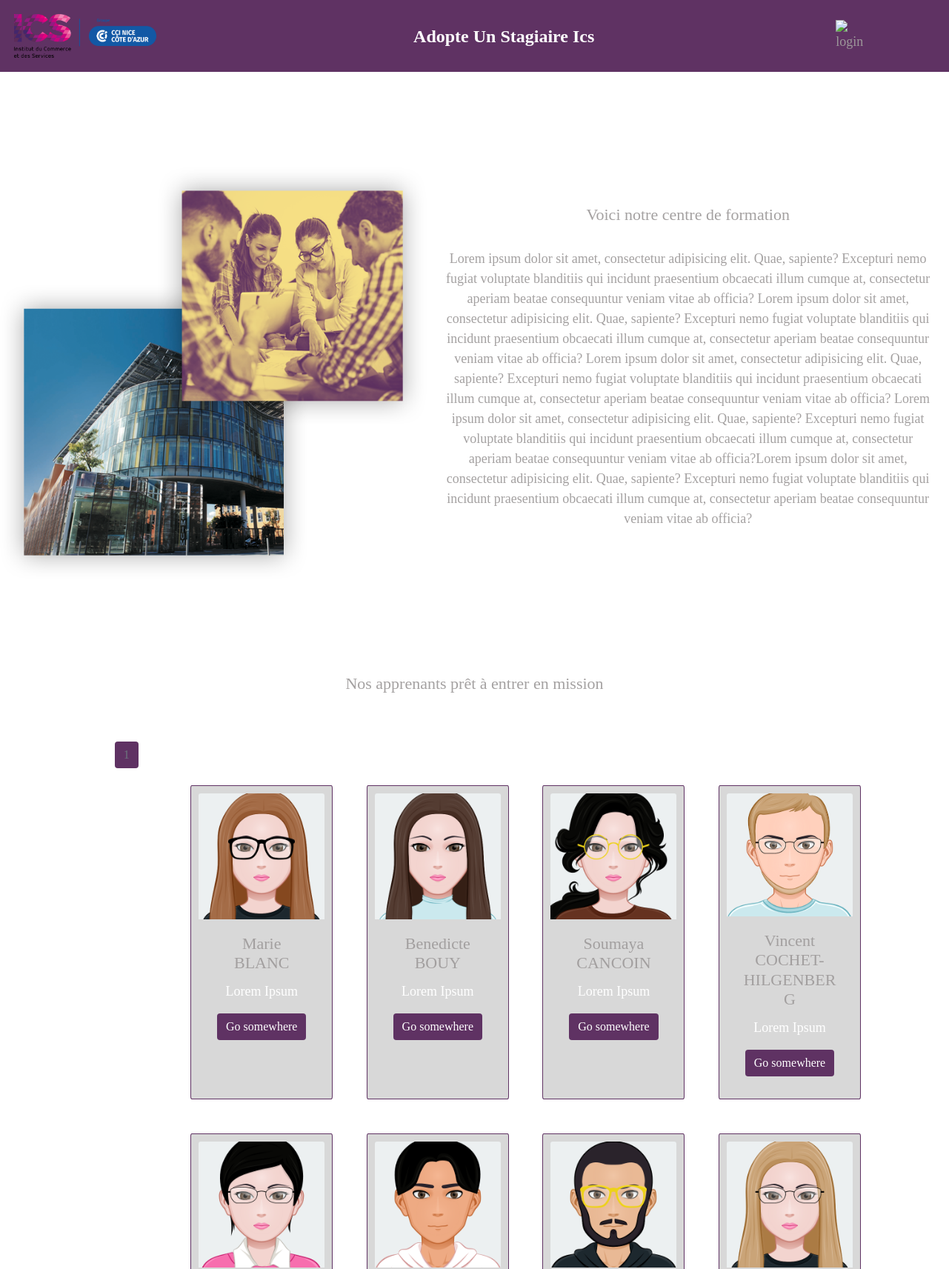
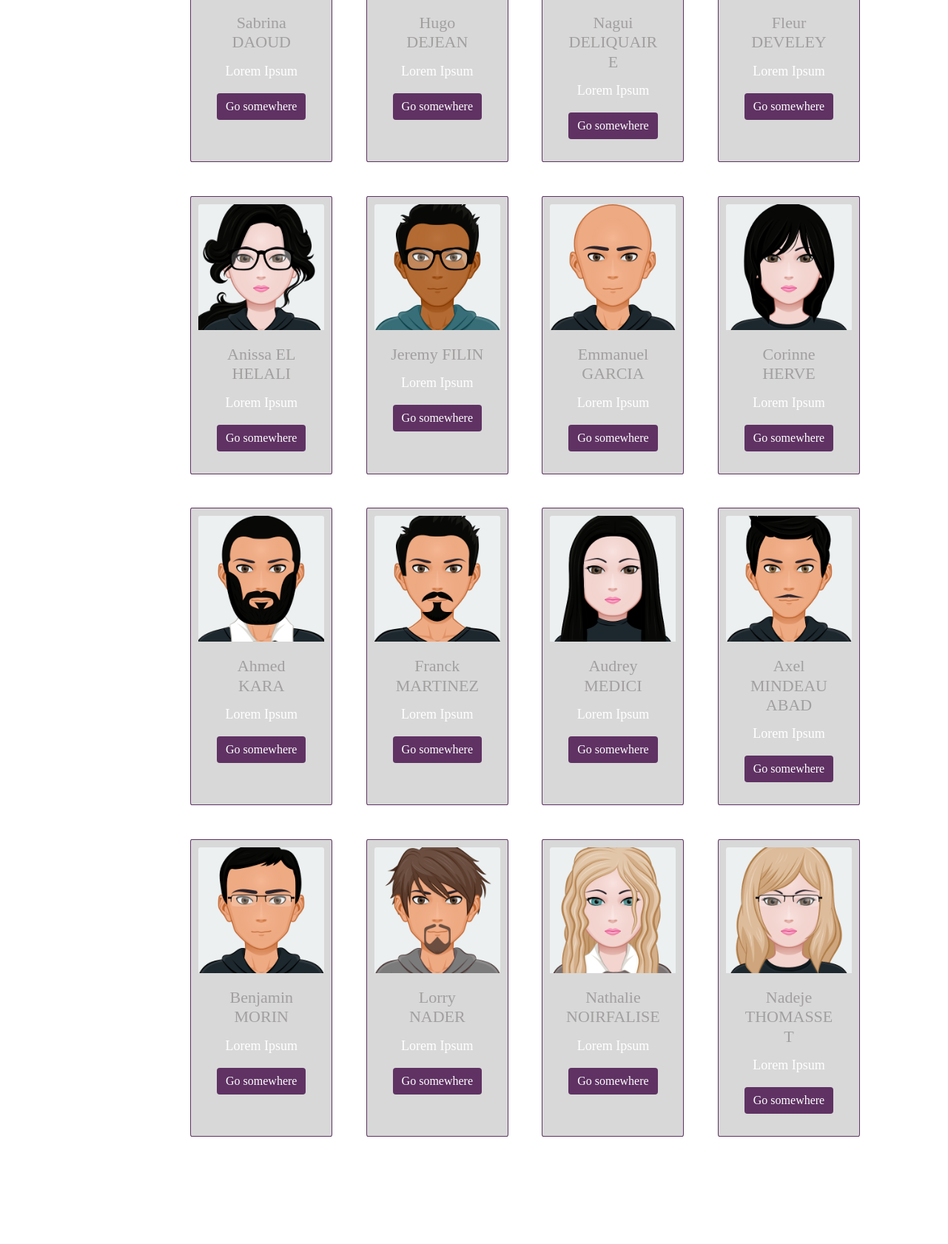
The page / (upper part) on the database its author committed (2 pictures, top to bottom).
### tables this page shows
CREATE TABLE IF NOT EXISTS `stagiaire` (
  `stagiaire_id` int(11) NOT NULL AUTO_INCREMENT,
  `stagiaire_nom` varchar(255) NOT NULL,
  `stagiaire_prenom` varchar(255) NOT NULL,
  `stagiaire_cv` varchar(255) NOT NULL,
  `stagiaire_statut` tinyint(4) NOT NULL,
  `stagiaire_preferences` longtext NOT NULL,
  `stagiaire_utilisateur_id` int(11) DEFAULT NULL,
  `stagiaire_formation_id` int(11) DEFAULT NULL,
  PRIMARY KEY (`stagiaire_id`),
  KEY `stagiaire_utilisateur_id` (`stagiaire_utilisateur_id`),
  KEY `stagiaire_formation_id` (`stagiaire_formation_id`)
);

### include/card.php (the view, shortened to what this page needs)
<div class="pagination row">
<?php
    try{
        $nbCardPerPage = 20;
        $sqlAllApprenants = "SELECT * FROM `stagiaire` WHERE `stagiaire_formation_id` = 1;";
        $requeteAllApprenants = $db->query($sqlAllApprenants);
        $allApprenants = $requeteAllApprenants->fetchAll(PDO::FETCH_OBJ);
        if(!empty($_GET['p'])){
            $p = $_GET['p'];
        } else {
            $p = 1;
        }
        $offset = ($p-1)*$nbCardPerPage;
        if($offset < sizeof($allApprenants)){
            $offset = 0;
        }
        $sqlApprenants = "SELECT * FROM `stagiaire` WHERE `stagiaire_formation_id` = 1 ORDER BY `stagiaire_prenom` ASC LIMIT ".$offset.",".$nbCardPerPage.";";
        $requeteApprenants = $db->query($sqlApprenants);
        $apprenants = $requeteApprenants->fetchAll(PDO::FETCH_OBJ);
?>
    <div class="col-12">
        <?php
        $nbPage = ceil(sizeof($allApprenants)/$nbCardPerPage);
        for ($i=1; $i <= $nbPage ; $i++) {
            ?>
        <a href="index.php?p=<?php echo $i;?>#cardApprenants" class="btn btn-outline-secondary" role="button" aria-pressed="true"><?php echo $i;?></a>
            <?php
        }
        ?>
    </div>
<?php
        foreach ($apprenants as $apprenant) {
            ?>
        <div class="card">
            <img src="img/<?php echo $apprenant->stagiaire_nom; ?>.png" class="card-img-top" alt="...">
            <div class="card-body">
                <h5 class="card-title"><?php echo $apprenant->stagiaire_nom; ?> <?php echo $apprenant->stagiaire_prenom; ?></h5>
                <p class="card-text"><?php echo $apprenant->stagiaire_preferences; ?></p>
                <a href="#" class="btn btn-primary">Go somewhere</a>
            </div>
        </div>
            <?php
        }
    } catch(PDOException $e){
        echo $e->getMessage();
    }
?>
   </div>

### index.php (shortened to what this page needs)
<?php
    require_once("include/bdd.php");
?>
<!DOCTYPE html>
<html lang="fr">
<head>
    <link rel="stylesheet" href="https://stackpath.bootstrapcdn.com/bootstrap/4.4.1/css/bootstrap.min.css">
    <link rel="stylesheet" href="css/accueil.css">
</head>
<body>
    <?php include("include/header.php"); ?>
    <section>
        <div class="contentTop">
            <div class="contentLeft">
                <img src="img/ics_pic.png" alt="Photo du centre Ics Nice">
            </div>
            <div class="contentRight">
                <h3>Voici notre centre de formation</h3>
                <p>Lorem ipsum dolor sit amet, consectetur adipisicing elit. Quae,
                    sapiente? Excepturi nemo fugiat voluptate blanditiis qui incidunt praesentium obcaecati
                    illum cumque at, consectetur aperiam beatae consequuntur veniam vitae ab officia?
                    Lorem ipsum dolor sit amet, consectetur adipisicing elit. Quae,
                    sapiente? Excepturi nemo fugiat voluptate blanditiis qui incidunt praesentium obcaecati
                    illum cumque at, consectetur aperiam beatae consequuntur veniam vitae ab officia?
                    Lorem ipsum dolor sit amet, consectetur adipisicing elit. Quae,
                    sapiente? Excepturi nemo fugiat voluptate blanditiis qui incidunt praesentium obcaecati
                    illum cumque at, consectetur aperiam beatae consequuntur veniam vitae ab officia?
                    Lorem ipsum dolor sit amet, consectetur adipisicing elit. Quae,
                    sapiente? Excepturi nemo fugiat voluptate blanditiis qui incidunt praesentium obcaecati
                    illum cumque at, consectetur aperiam beatae consequuntur veniam vitae ab officia?Lorem ipsum dolor sit amet, consectetur adipisicing elit. Quae,
                    sapiente? Excepturi nemo fugiat voluptate blanditiis qui incidunt praesentium obcaecati
                    illum cumque at, consectetur aperiam beatae consequuntur veniam vitae ab officia?
                </p>
            </div>
        </div>
        <article class="apprenantsContent" id="cardApprenants">
            <h3>Nos apprenants prêt à entrer en mission</h3>
            <div class="container">
                <?php include("include/card.php") ?>
            </div>
        </article>
    </section>
</body>
</html>

### include/header.php (shortened to what this page needs)
<header>
    <div id="logo">
        <a href="accueil_or_connection.html"><img src="img/logo-ics-cci.png" alt="logo myIMMO"></a>
    </div>
    <div id="content-header-right">
        <ul class="nav_categorie">
            <li><a href="index.php">Adopte Un Stagiaire Ics</a></li>
        </ul>
        <div class="login">
            <li><a href="" data-toggle="modal" data-target="#exampleModal"></li>
            <img src="img/login.png" alt="login"></a>
        </div>
    </div>
</header>

### css/accueil.css (style rules this page uses)
html { height: 100%; width: 100%; }
div { box-sizing: border-box; }
body { width: 100%; height: 100%; margin: 0; padding: 0; position: relative; }
h1, h2, h3, h4, h5 { font-family: "Geometria"; font-size: 22px; color: rgba(160, 156, 156, 0.952); text-align: center; }
p { font-size: 18px; font-family: "Geometria"; color: rgba(160, 156, 156, 0.952); }
a { font-size: 18px; text-decoration: none; font-family: "Geometria"; color: rgba(160, 156, 156, 0.952); }
li { font-family: "Geometria"; }
header { display: flex; width: 100%; margin: auto; background-color: #5f3263; }
#logo { width: 15%; }
#logo img { width: 100%; margin-left: 10%; margin-top: 10%; margin-bottom: 10%; }
.login { list-style: none; margin-top: auto; margin-bottom: auto; }
.nav_categorie { width: 100%; margin-top: auto; margin-bottom: auto; min-height: 8vh; display: flex; justify-content: space-around; }
.nav_categorie a { text-decoration: none; color: white; font-weight: bold; font-size: 24px; }
.nav_categorie li { list-style: none; margin: auto; }
#content-header-right { display: flex; justify-content: space-around; width: 77%; margin: auto 0; margin-top: auto; margin-bottom: auto; }
::placeholder { color: rgba(255, 255, 255, 0.952); font-style: italic; }
.contentTop { width: 100%; margin: auto; margin-top: 10%; display: flex; }
.contentLeft { width: 45%; }
.contentLeft img { width: 100%; }
.contentRight { text-align: center; margin-top: auto; margin-bottom: auto; width: 55%; padding: 2%; }
.contentRight h3 { margin-bottom: 5%; }
.container { display: flex; flex-wrap: wrap; margin-left: 10.9%; }
.card { border: 1px solid #5f3263; margin: 2%; width: 12rem; padding: 10px; background-color: rgb(216, 216, 216); border-radius: 1% }
.card-img-top { width: 100%; margin: auto; }
.card-body { text-align: center; }
.card-text { color: white; }
.apprenantsContent { margin-top: 10%; }
.apprenantsContent h3 { margin-bottom: 5%; }
.btn { background-color: #5f3263; border: none; }
.pagination { justify-content: center; }

### rows shown on the page
stagiaire: stagiaire_nom (picture), stagiaire_nom "Marie", stagiaire_prenom "BLANC", stagiaire_preferences "Lorem Ipsum"
stagiaire: stagiaire_nom (picture), stagiaire_nom "Benedicte", stagiaire_prenom "BOUY", stagiaire_preferences "Lorem Ipsum"
stagiaire: stagiaire_nom (picture), stagiaire_nom "Soumaya", stagiaire_prenom "CANCOIN", stagiaire_preferences "Lorem Ipsum"
stagiaire: stagiaire_nom (picture), stagiaire_nom "Vincent", stagiaire_prenom "COCHET-HILGENBERG", stagiaire_preferences "Lorem Ipsum"
stagiaire: stagiaire_nom (picture), stagiaire_nom "Sabrina", stagiaire_prenom "DAOUD", stagiaire_preferences "Lorem Ipsum"
stagiaire: stagiaire_nom (picture), stagiaire_nom "Hugo", stagiaire_prenom "DEJEAN", stagiaire_preferences "Lorem Ipsum"
stagiaire: stagiaire_nom (picture), stagiaire_nom "Nagui", stagiaire_prenom "DELIQUAIRE", stagiaire_preferences "Lorem Ipsum"
stagiaire: stagiaire_nom (picture), stagiaire_nom "Fleur", stagiaire_prenom "DEVELEY", stagiaire_preferences "Lorem Ipsum"
stagiaire: stagiaire_nom (picture), stagiaire_nom "Anissa", stagiaire_prenom "EL HELALI", stagiaire_preferences "Lorem Ipsum"
stagiaire: stagiaire_nom (picture), stagiaire_nom "Jeremy", stagiaire_prenom "FILIN", stagiaire_preferences "Lorem Ipsum"
stagiaire: stagiaire_nom (picture), stagiaire_nom "Emmanuel", stagiaire_prenom "GARCIA", stagiaire_preferences "Lorem Ipsum"
stagiaire: stagiaire_nom (picture), stagiaire_nom "Corinne", stagiaire_prenom "HERVE", stagiaire_preferences "Lorem Ipsum"
stagiaire: stagiaire_nom (picture), stagiaire_nom "Ahmed", stagiaire_prenom "KARA", stagiaire_preferences "Lorem Ipsum"
stagiaire: stagiaire_nom (picture), stagiaire_nom "Franck", stagiaire_prenom "MARTINEZ", stagiaire_preferences "Lorem Ipsum"
stagiaire: stagiaire_nom (picture), stagiaire_nom "Audrey", stagiaire_prenom "MEDICI", stagiaire_preferences "Lorem Ipsum"
stagiaire: stagiaire_nom (picture), stagiaire_nom "Axel", stagiaire_prenom "MINDEAU ABAD", stagiaire_preferences "Lorem Ipsum"
stagiaire: stagiaire_nom (picture), stagiaire_nom "Benjamin", stagiaire_prenom "MORIN", stagiaire_preferences "Lorem Ipsum"
stagiaire: stagiaire_nom (picture), stagiaire_nom "Lorry", stagiaire_prenom "NADER", stagiaire_preferences "Lorem Ipsum"
stagiaire: stagiaire_nom (picture), stagiaire_nom "Nathalie", stagiaire_prenom "NOIRFALISE", stagiaire_preferences "Lorem Ipsum"
stagiaire: stagiaire_nom (picture), stagiaire_nom "Nadeje", stagiaire_prenom "THOMASSET", stagiaire_preferences "Lorem Ipsum"
